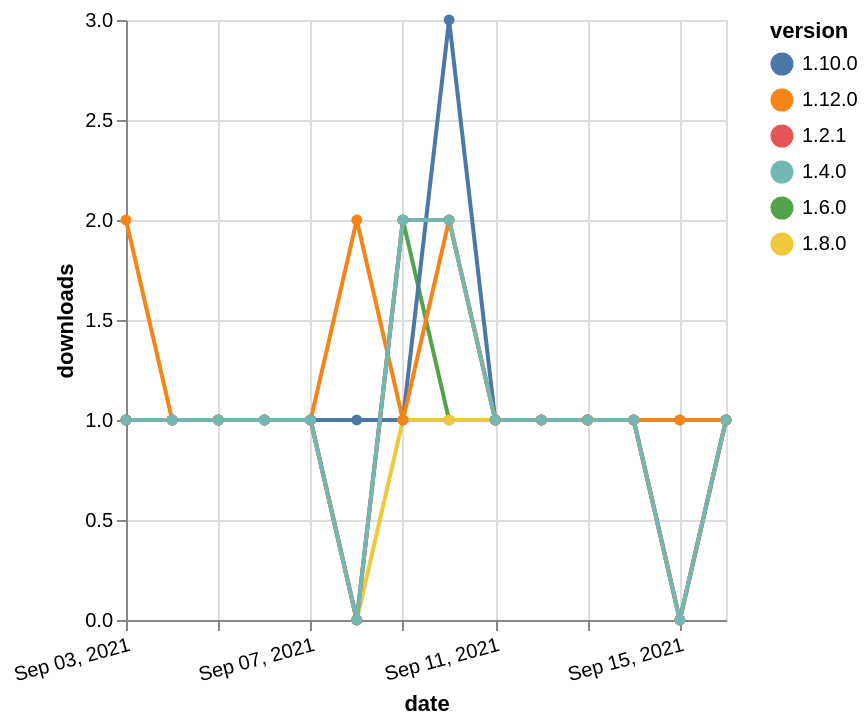

Specify this chart in Vega-Lite:
### Vega-Lite specification from a JSON file in a GitHub repository (floating-point values rounded to 4 significant figures)
{"$schema": "https://vega.github.io/schema/vega-lite/v5.json", "description": "A simple bar chart with embedded data.", "data": {"values": [{"date": "2021-09-03", "total": 169, "delta": 1, "version": "1.6.0"}, {"date": "2021-09-04", "total": 170, "delta": 1, "version": "1.6.0"}, {"date": "2021-09-05", "total": 171, "delta": 1, "version": "1.6.0"}, {"date": "2021-09-06", "total": 172, "delta": 1, "version": "1.6.0"}, {"date": "2021-09-07", "total": 173, "delta": 1, "version": "1.6.0"}, {"date": "2021-09-08", "total": 173, "delta": 0, "version": "1.6.0"}, {"date": "2021-09-09", "total": 175, "delta": 2, "version": "1.6.0"}, {"date": "2021-09-10", "total": 176, "delta": 1, "version": "1.6.0"}, {"date": "2021-09-11", "total": 177, "delta": 1, "version": "1.6.0"}, {"date": "2021-09-12", "total": 178, "delta": 1, "version": "1.6.0"}, {"date": "2021-09-13", "total": 179, "delta": 1, "version": "1.6.0"}, {"date": "2021-09-14", "total": 180, "delta": 1, "version": "1.6.0"}, {"date": "2021-09-15", "total": 180, "delta": 0, "version": "1.6.0"}, {"date": "2021-09-16", "total": 181, "delta": 1, "version": "1.6.0"}, {"date": "2021-09-03", "total": 145, "delta": 1, "version": "1.8.0"}, {"date": "2021-09-04", "total": 146, "delta": 1, "version": "1.8.0"}, {"date": "2021-09-05", "total": 147, "delta": 1, "version": "1.8.0"}, {"date": "2021-09-06", "total": 148, "delta": 1, "version": "1.8.0"}, {"date": "2021-09-07", "total": 149, "delta": 1, "version": "1.8.0"}, {"date": "2021-09-08", "total": 149, "delta": 0, "version": "1.8.0"}, {"date": "2021-09-09", "total": 150, "delta": 1, "version": "1.8.0"}, {"date": "2021-09-10", "total": 151, "delta": 1, "version": "1.8.0"}, {"date": "2021-09-11", "total": 152, "delta": 1, "version": "1.8.0"}, {"date": "2021-09-12", "total": 153, "delta": 1, "version": "1.8.0"}, {"date": "2021-09-13", "total": 154, "delta": 1, "version": "1.8.0"}, {"date": "2021-09-14", "total": 155, "delta": 1, "version": "1.8.0"}, {"date": "2021-09-15", "total": 155, "delta": 0, "version": "1.8.0"}, {"date": "2021-09-16", "total": 156, "delta": 1, "version": "1.8.0"}, {"date": "2021-09-03", "total": 162, "delta": 1, "version": "1.10.0"}, {"date": "2021-09-04", "total": 163, "delta": 1, "version": "1.10.0"}, {"date": "2021-09-05", "total": 164, "delta": 1, "version": "1.10.0"}, {"date": "2021-09-06", "total": 165, "delta": 1, "version": "1.10.0"}, {"date": "2021-09-07", "total": 166, "delta": 1, "version": "1.10.0"}, {"date": "2021-09-08", "total": 167, "delta": 1, "version": "1.10.0"}, {"date": "2021-09-09", "total": 168, "delta": 1, "version": "1.10.0"}, {"date": "2021-09-10", "total": 171, "delta": 3, "version": "1.10.0"}, {"date": "2021-09-11", "total": 172, "delta": 1, "version": "1.10.0"}, {"date": "2021-09-12", "total": 173, "delta": 1, "version": "1.10.0"}, {"date": "2021-09-13", "total": 174, "delta": 1, "version": "1.10.0"}, {"date": "2021-09-14", "total": 175, "delta": 1, "version": "1.10.0"}, {"date": "2021-09-15", "total": 176, "delta": 1, "version": "1.10.0"}, {"date": "2021-09-16", "total": 177, "delta": 1, "version": "1.10.0"}, {"date": "2021-09-03", "total": 216, "delta": 1, "version": "1.2.1"}, {"date": "2021-09-04", "total": 217, "delta": 1, "version": "1.2.1"}, {"date": "2021-09-05", "total": 218, "delta": 1, "version": "1.2.1"}, {"date": "2021-09-06", "total": 219, "delta": 1, "version": "1.2.1"}, {"date": "2021-09-07", "total": 220, "delta": 1, "version": "1.2.1"}, {"date": "2021-09-08", "total": 220, "delta": 0, "version": "1.2.1"}, {"date": "2021-09-09", "total": 222, "delta": 2, "version": "1.2.1"}, {"date": "2021-09-10", "total": 224, "delta": 2, "version": "1.2.1"}, {"date": "2021-09-11", "total": 225, "delta": 1, "version": "1.2.1"}, {"date": "2021-09-12", "total": 226, "delta": 1, "version": "1.2.1"}, {"date": "2021-09-13", "total": 227, "delta": 1, "version": "1.2.1"}, {"date": "2021-09-14", "total": 228, "delta": 1, "version": "1.2.1"}, {"date": "2021-09-15", "total": 228, "delta": 0, "version": "1.2.1"}, {"date": "2021-09-16", "total": 229, "delta": 1, "version": "1.2.1"}, {"date": "2021-09-03", "total": 115, "delta": 2, "version": "1.12.0"}, {"date": "2021-09-04", "total": 116, "delta": 1, "version": "1.12.0"}, {"date": "2021-09-05", "total": 117, "delta": 1, "version": "1.12.0"}, {"date": "2021-09-06", "total": 118, "delta": 1, "version": "1.12.0"}, {"date": "2021-09-07", "total": 119, "delta": 1, "version": "1.12.0"}, {"date": "2021-09-08", "total": 121, "delta": 2, "version": "1.12.0"}, {"date": "2021-09-09", "total": 122, "delta": 1, "version": "1.12.0"}, {"date": "2021-09-10", "total": 124, "delta": 2, "version": "1.12.0"}, {"date": "2021-09-11", "total": 125, "delta": 1, "version": "1.12.0"}, {"date": "2021-09-12", "total": 126, "delta": 1, "version": "1.12.0"}, {"date": "2021-09-13", "total": 127, "delta": 1, "version": "1.12.0"}, {"date": "2021-09-14", "total": 128, "delta": 1, "version": "1.12.0"}, {"date": "2021-09-15", "total": 129, "delta": 1, "version": "1.12.0"}, {"date": "2021-09-16", "total": 130, "delta": 1, "version": "1.12.0"}, {"date": "2021-09-03", "total": 176, "delta": 1, "version": "1.4.0"}, {"date": "2021-09-04", "total": 177, "delta": 1, "version": "1.4.0"}, {"date": "2021-09-05", "total": 178, "delta": 1, "version": "1.4.0"}, {"date": "2021-09-06", "total": 179, "delta": 1, "version": "1.4.0"}, {"date": "2021-09-07", "total": 180, "delta": 1, "version": "1.4.0"}, {"date": "2021-09-08", "total": 180, "delta": 0, "version": "1.4.0"}, {"date": "2021-09-09", "total": 182, "delta": 2, "version": "1.4.0"}, {"date": "2021-09-10", "total": 184, "delta": 2, "version": "1.4.0"}, {"date": "2021-09-11", "total": 185, "delta": 1, "version": "1.4.0"}, {"date": "2021-09-12", "total": 186, "delta": 1, "version": "1.4.0"}, {"date": "2021-09-13", "total": 187, "delta": 1, "version": "1.4.0"}, {"date": "2021-09-14", "total": 188, "delta": 1, "version": "1.4.0"}, {"date": "2021-09-15", "total": 188, "delta": 0, "version": "1.4.0"}, {"date": "2021-09-16", "total": 189, "delta": 1, "version": "1.4.0"}]}, "width": "container", "mark": {"type": "line", "point": {"filled": true}}, "encoding": {"x": {"field": "date", "type": "temporal", "timeUnit": "yearmonthdate", "title": "date", "axis": {"labelAngle": -15}}, "y": {"field": "delta", "type": "quantitative", "title": "downloads"}, "color": {"field": "version", "type": "nominal"}, "tooltip": {"field": "delta"}}}
